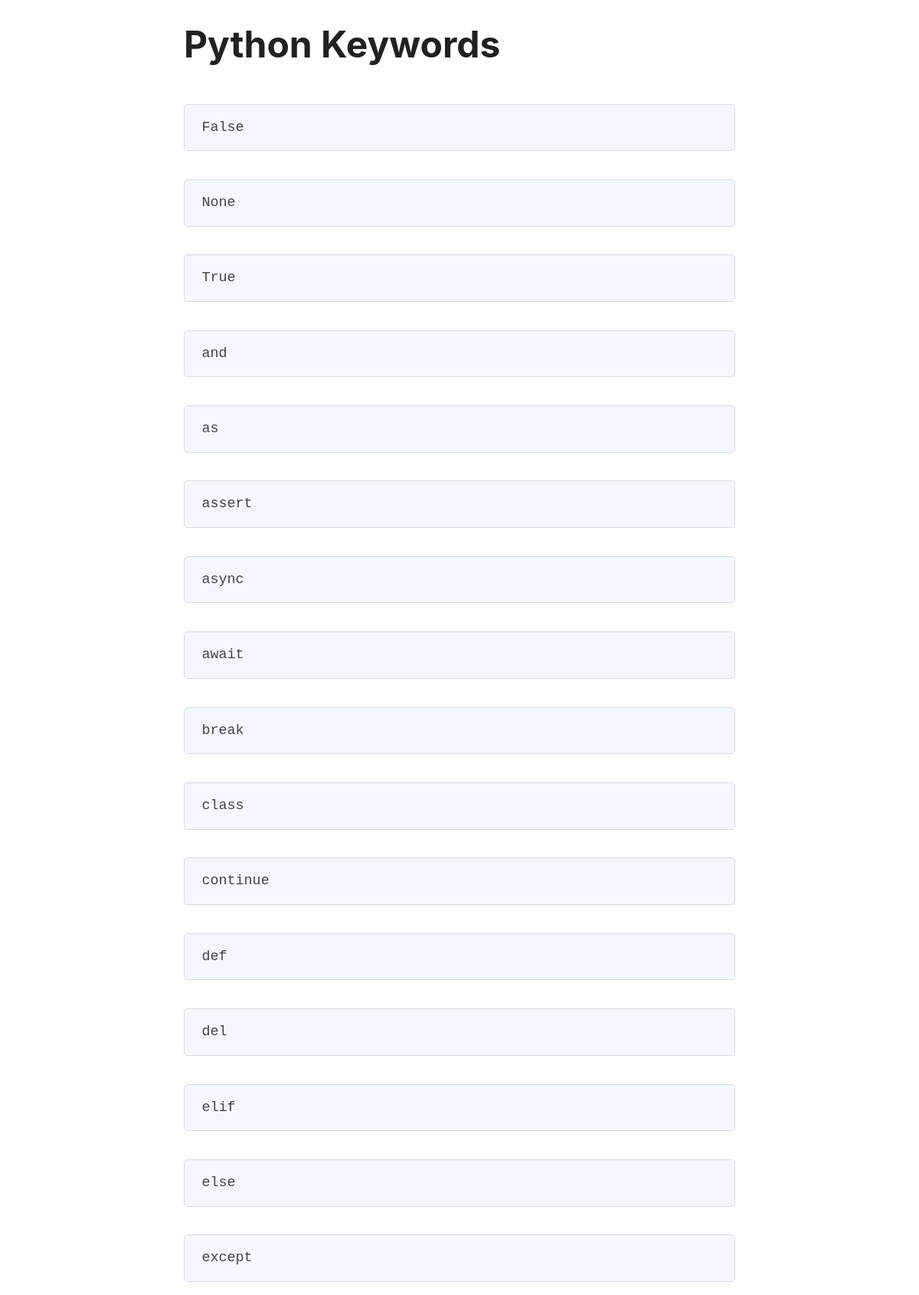
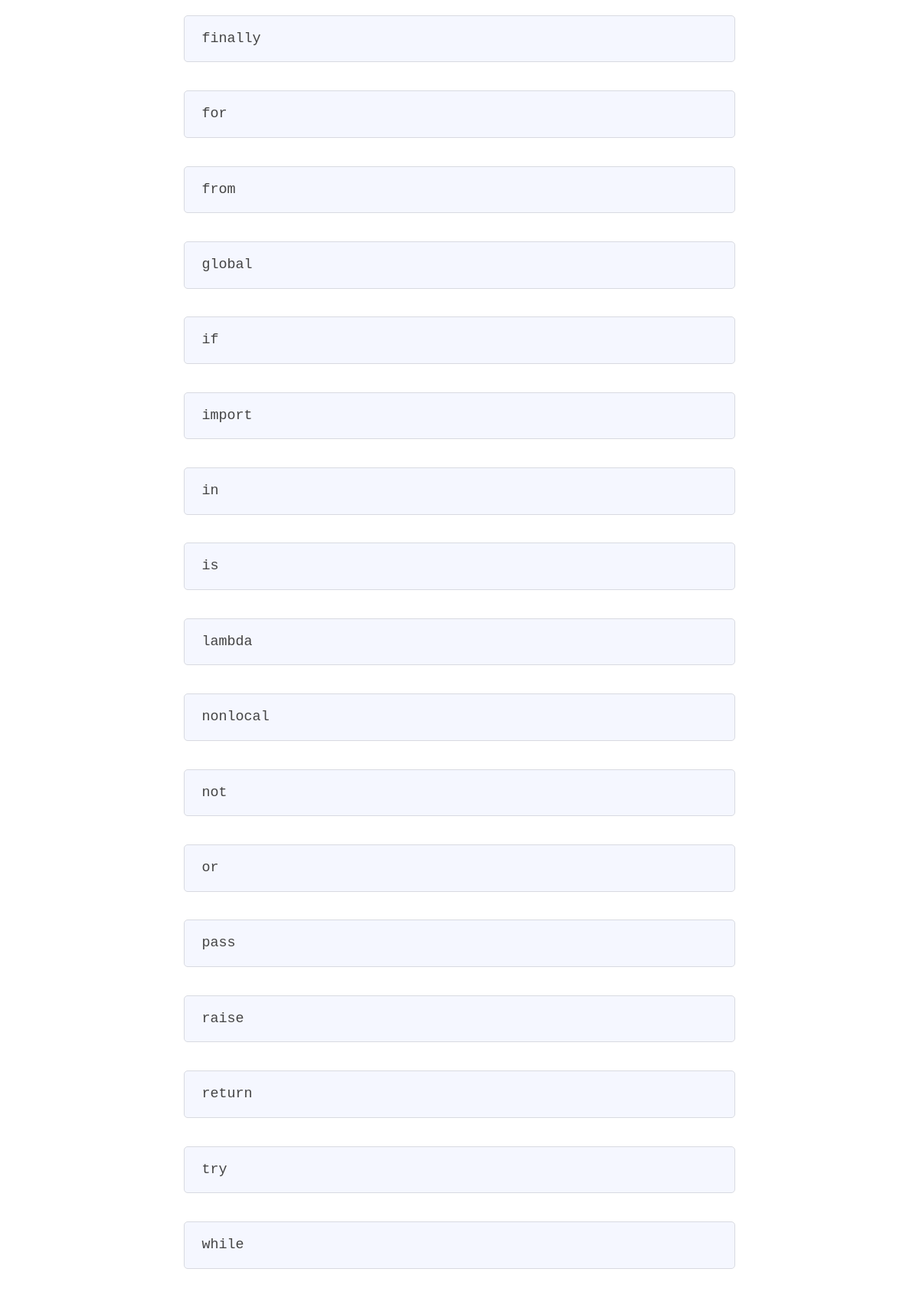
Screenshot of /all (upper part) with the database file from the repository (2 pictures, top to bottom).
### terms/models.py (models this page shows)
class Keyword(models.Model):
    name = models.CharField(max_length=30)
    def __str__(self):
        return self.name

### terms/views.py (the view)
# urls.py: path("all", views.AllKeywordsView.as_view()),
class AllKeywordsView(ListView):
    model = Keyword
    template_name = "terms/base.html"

### terms/templates/terms/base.html (shortened to what this page needs)
{% load static %}
<!DOCTYPE html>
<html lang="en">
<head>
    <link rel="stylesheet" href="{% static 'terms/simple.min.css' %}">
</head>
<body>
    <h1>Python Keywords</h1>
    {% block content%}
        {% for keyword in keyword_list %}
            <pre>{{keyword}}</pre>
        {% endfor %}
    {% endblock %}
</body>
</html>

### rows the page displays
Keyword: name "False"
Keyword: name "None"
Keyword: name "True"
Keyword: name "and"
Keyword: name "as"
Keyword: name "assert"
Keyword: name "async"
Keyword: name "await"
Keyword: name "break"
Keyword: name "class"
Keyword: name "continue"
Keyword: name "def"
Keyword: name "del"
Keyword: name "elif"
Keyword: name "else"
Keyword: name "except"
Keyword: name "finally"
Keyword: name "for"
Keyword: name "from"
Keyword: name "global"
Keyword: name "if"
Keyword: name "import"
Keyword: name "in"
Keyword: name "is"
Keyword: name "lambda"
Keyword: name "nonlocal"
Keyword: name "not"
Keyword: name "or"
Keyword: name "pass"
Keyword: name "raise"
Keyword: name "return"
Keyword: name "try"
Keyword: name "while"
